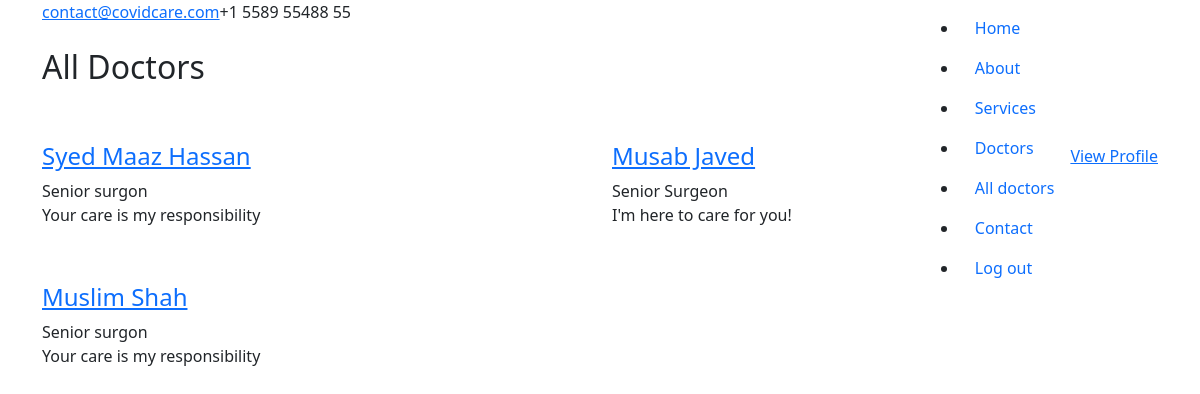
The app's page /doctors/ (signed in) with its own data.
### application/models.py (models this page shows, shortened)
class Doctor(models.Model):
    user = models.ForeignKey(CustomUser, on_delete=models.CASCADE)
    designation = models.CharField(max_length=50)
    tagline = models.CharField(max_length=30)
    specialization = models.CharField(max_length=30)
    description = models.TextField()
    experience= models.IntegerField()
    clinic = models.ForeignKey(Clinic, on_delete=models.CASCADE)
    social_links = models.ForeignKey(Social, on_delete=models.CASCADE, null = True, blank = True)

class CustomUser(AbstractUser):
    USERNAME_FIELD = 'email'
    email = models.EmailField(_('email address'), unique=True) # changes email to unique and blank to false
    REQUIRED_FIELDS = []
    DOCTOR = 'doctor'
    PATIENT = 'patient'
    NURSE = 'nurse'
    USER_TYPES = [
        (DOCTOR, 'Doctor'),
        (PATIENT, 'Patient'),
        (NURSE, 'Nurse'),
    ]
    user_type = models.CharField(max_length=10, choices=USER_TYPES, default=PATIENT)
    profile_picture = models.ImageField(upload_to = "profile-pictures", null = True, blank = True, default = None)
    phone = models.IntegerField(default = 456465465656)
    def get_profile_picture(self):
        if not self.profile_picture:
            image_file = os.path.join('profile-pictures', f'{self.user_type}-image.jpg')
            return image_file
        return self.profile_picture
    def get_full_name(self):
        return f'{self.first_name} {self.last_name}'

### application/views.py (the view)
# urls.py: path('doctors/', views.doctors, name='doctors'),
@login_required
def doctors(request):
    context = {}
    all_doctors = Doctor.objects.all()
    context['doctors'] = all_doctors
    return render(request, 'doctors.html', context)

### application/models.py (called while the page is built)
    def get_list(self):
        my_list = []
        if self.facebook_url:
            my_list.append(('bi bi-facebook', self.facebook_url))
        if self.linkedin_url:
            my_list.append(('bi bi-linkedin', self.linkedin_url))
        if self.instagram_url:
            my_list.append(('bi bi-instagram', self.instagram_url))
        if self.twitter_url:
            my_list.append(('bi bi-twitter', self.twitter_url))
        return my_list

### templates/doctors.html (shortened to what this page needs)
{% extends 'inc/main_base.html' %}
{% load static %}
{% block content %}
    <main id="main">
        <section id="doctors" class="mt-5 doctors">
            <div class="mt-5 container">
                <div class="pb-3 mt-5 section-title">
                    <h2>All Doctors</h2>
                </div>
                <br>
                <div class="row">
                    {% for doctor in doctors %}
                    <div class="col-lg-6 mb-4">
                        <div class="pb-2 my-shadow member d-flex align-items-start">
                            <div class="member-info mb-0">
                                <a href="{% url 'application:doctor' doctor.id %}">
                                    <h4>{{ doctor.user.get_full_name }}</h4>
                                </a>
                                <span>{{ doctor.designation }}</span>
                                <p>{{ doctor.tagline }}</p>
                                <div class="social">
                                    {% if doctor.social_links %}
                                    <div class="p-1 d-flex ">
                                    </div>
                                    {% endif %}
                                </div>
                            </div>
                        </div>
                    </div>
                    {% endfor %}
                </div>
            </div>
        </section>
    </main>
{% endblock %}

### templates/inc/main_base.html (shortened to what this page needs)
{% load static %}
<!DOCTYPE html>
<html lang="en">
{% include 'inc/main_head.html' %}
<body>
    {% include 'inc/navbar.html' %}
    {% block content %}
    {% endblock %}
</body>
</html>

### templates/inc/main_head.html (shortened to what this page needs)
{% load static %}
<!DOCTYPE html>
<html lang="en">
<head>
  <link href="{% static 'assets/vendor/animate.css/animate.min.css' %}" rel="stylesheet">
  <link href="{% static 'assets/vendor/bootstrap/css/bootstrap.min.css' %}" rel="stylesheet">
  <link href="{% static 'assets/vendor/bootstrap-icons/bootstrap-icons.css' %}" rel="stylesheet">
  <link href="{% static 'assets/vendor/boxicons/css/boxicons.min.css' %}" rel="stylesheet">
  <link href="{% static 'assets/vendor/fontawesome-free/css/all.min.css' %}" rel="stylesheet">
  <link href="{% static 'assets/vendor/glightbox/css/glightbox.min.css' %}" rel="stylesheet">
  <link href="{% static 'assets/vendor/remixicon/remixicon.css' %}" rel="stylesheet">
  <link href="{% static 'assets/vendor/swiper/swiper-bundle.min.css' %}" rel="stylesheet">
  <link href="{% static 'assets/package/dist/css/theme-basic.css' %}" rel="stylesheet" >
  <link href="{% static 'assets/package/dist/css/theme-glass.css' %}" rel="stylesheet" >
  <link href="{% static 'assets/css/style.css' %}" rel="stylesheet">
  <link rel="stylesheet" href="{% static 'assets/css/custom.css' %}">
  <link rel="stylesheet" type="text/css" href="{% static 'assets/calendar/css/mark-your-calendar.css' %}">
</head>

### templates/inc/navbar.html (shortened to what this page needs)
{% load static %}
<div id="topbar" class="d-flex align-items-center fixed-top">
    <div class="container d-flex justify-content-between">
        <div class="contact-info d-flex align-items-center">
             <a href="mailto:contact@example.com">contact@covidcare.com</a>
             +1 5589 55488 55
        </div>
    </div>
</div>
<header id="header" class="fixed-top">
    <div class="container d-flex align-items-center">
        <nav id="navbar" class="navbar order-last order-lg-0">
            <ul>
                <li><a class="nav-link scrollto active" href="#hero">Home</a></li>
                <li><a class="nav-link scrollto" href="#about">About</a></li>
                <li><a class="nav-link scrollto" href="#services">Services</a></li>
                <li><a class="nav-link scrollto" href="#doctors">Doctors</a></li>
                <li><a class="nav-link scrollto" href="{% url 'application:doctors' %}">All doctors</a></li>
                <li><a class="nav-link scrollto" href="#contact">Contact</a></li>
                {% if user.is_authenticated %}
                <li><a class="nav-link scrollto" href="{% url 'application:sign_out' %}">Log out</a></li>
                {% else %}
                <li><a class="nav-link scrollto" href="{% url 'application:sign_in' %}">Log in</a></li>
                <li><a class="nav-link scrollto" href="{% url 'application:sign_up' %}">Sign Up</a></li>
                {% endif %}
            </ul>
        </nav>
        {% if user.is_authenticated %}
          <a href="{% url 'application:profile' %}" class="appointment-btn scrollto"><span class="d-none d-md-inline">View Profile</a>
        {% endif %}
    </div>
</header>

### records on screen
Doctor: user.get_full_name "Syed Maaz Hassan", designation "Senior surgon", tagline "Your care is my responsibility"
Doctor: user.get_full_name "Musab Javed", designation "Senior Surgeon", tagline "I'm here to care for you!"
Doctor: user.get_full_name "Muslim Shah", designation "Senior surgon", tagline "Your care is my responsibility"
